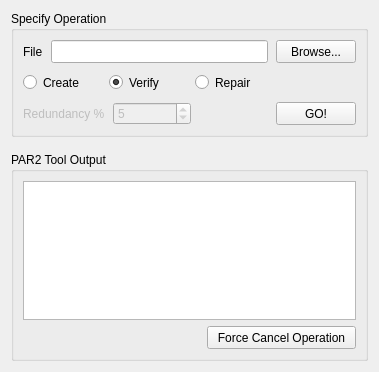
<?xml version="1.0" encoding="UTF-8"?>
<ui version="4.0">
 <class>Par2Window</class>
 <widget class="QWidget" name="Par2Window">
  <property name="geometry">
   <rect>
    <x>0</x>
    <y>0</y>
    <width>379</width>
    <height>372</height>
   </rect>
  </property>
  <property name="windowTitle">
   <string>Form</string>
  </property>
  <layout class="QGridLayout" name="gridLayout_3">
   <property name="verticalSpacing">
    <number>15</number>
   </property>
   <item row="0" column="0">
    <widget class="QGroupBox" name="specifyGB">
     <property name="enabled">
      <bool>true</bool>
     </property>
     <property name="title">
      <string>Specify Operation</string>
     </property>
     <layout class="QGridLayout" name="gridLayout">
      <property name="verticalSpacing">
       <number>8</number>
      </property>
      <item row="0" column="0">
       <layout class="QHBoxLayout" name="horizontalLayout">
        <property name="spacing">
         <number>8</number>
        </property>
        <item>
         <widget class="QLabel" name="label">
          <property name="text">
           <string>File</string>
          </property>
         </widget>
        </item>
        <item>
         <widget class="QLineEdit" name="fileLE">
          <property name="minimumSize">
           <size>
            <width>0</width>
            <height>23</height>
           </size>
          </property>
         </widget>
        </item>
        <item>
         <widget class="QPushButton" name="browseBut">
          <property name="sizePolicy">
           <sizepolicy hsizetype="Preferred" vsizetype="Preferred">
            <horstretch>0</horstretch>
            <verstretch>0</verstretch>
           </sizepolicy>
          </property>
          <property name="minimumSize">
           <size>
            <width>0</width>
            <height>23</height>
           </size>
          </property>
          <property name="text">
           <string>Browse...</string>
          </property>
         </widget>
        </item>
       </layout>
      </item>
      <item row="1" column="0">
       <layout class="QHBoxLayout" name="loWidget111">
        <item>
         <widget class="QRadioButton" name="createRB">
          <property name="sizePolicy">
           <sizepolicy hsizetype="Preferred" vsizetype="Preferred">
            <horstretch>0</horstretch>
            <verstretch>0</verstretch>
           </sizepolicy>
          </property>
          <property name="minimumSize">
           <size>
            <width>0</width>
            <height>23</height>
           </size>
          </property>
          <property name="text">
           <string>Create</string>
          </property>
         </widget>
        </item>
        <item>
         <widget class="QRadioButton" name="verifyRB">
          <property name="sizePolicy">
           <sizepolicy hsizetype="Preferred" vsizetype="Preferred">
            <horstretch>0</horstretch>
            <verstretch>0</verstretch>
           </sizepolicy>
          </property>
          <property name="text">
           <string>Verify</string>
          </property>
          <property name="checked">
           <bool>true</bool>
          </property>
         </widget>
        </item>
        <item>
         <widget class="QRadioButton" name="repairRB">
          <property name="sizePolicy">
           <sizepolicy hsizetype="Preferred" vsizetype="Preferred">
            <horstretch>0</horstretch>
            <verstretch>0</verstretch>
           </sizepolicy>
          </property>
          <property name="text">
           <string>Repair</string>
          </property>
         </widget>
        </item>
        <item>
         <spacer name="horizontalSpacer_2">
          <property name="orientation">
           <enum>Qt::Horizontal</enum>
          </property>
          <property name="sizeType">
           <enum>QSizePolicy::Minimum</enum>
          </property>
          <property name="sizeHint" stdset="0">
           <size>
            <width>75</width>
            <height>23</height>
           </size>
          </property>
         </spacer>
        </item>
       </layout>
      </item>
      <item row="2" column="0">
       <layout class="QVBoxLayout" name="verticalLayout">
        <property name="spacing">
         <number>8</number>
        </property>
        <item>
         <layout class="QHBoxLayout" name="horizontalLayout_2">
          <item>
           <widget class="QLabel" name="redundancyLbl">
            <property name="enabled">
             <bool>false</bool>
            </property>
            <property name="text">
             <string>Redundancy %</string>
            </property>
           </widget>
          </item>
          <item>
           <widget class="QSpinBox" name="redundancySB">
            <property name="enabled">
             <bool>false</bool>
            </property>
            <property name="sizePolicy">
             <sizepolicy hsizetype="Expanding" vsizetype="Fixed">
              <horstretch>0</horstretch>
              <verstretch>0</verstretch>
             </sizepolicy>
            </property>
            <property name="minimumSize">
             <size>
              <width>0</width>
              <height>23</height>
             </size>
            </property>
            <property name="minimum">
             <number>1</number>
            </property>
            <property name="maximum">
             <number>100</number>
            </property>
            <property name="value">
             <number>5</number>
            </property>
           </widget>
          </item>
          <item>
           <spacer name="horizontalSpacer">
            <property name="orientation">
             <enum>Qt::Horizontal</enum>
            </property>
            <property name="sizeHint" stdset="0">
             <size>
              <width>40</width>
              <height>20</height>
             </size>
            </property>
           </spacer>
          </item>
          <item>
           <widget class="QPushButton" name="goBut">
            <property name="sizePolicy">
             <sizepolicy hsizetype="Preferred" vsizetype="Preferred">
              <horstretch>0</horstretch>
              <verstretch>0</verstretch>
             </sizepolicy>
            </property>
            <property name="minimumSize">
             <size>
              <width>0</width>
              <height>23</height>
             </size>
            </property>
            <property name="text">
             <string>GO!</string>
            </property>
            <property name="autoDefault">
             <bool>true</bool>
            </property>
           </widget>
          </item>
         </layout>
        </item>
       </layout>
      </item>
     </layout>
    </widget>
   </item>
   <item row="1" column="0">
    <widget class="QGroupBox" name="outputGB">
     <property name="title">
      <string>PAR2 Tool Output</string>
     </property>
     <layout class="QGridLayout" name="gridLayout_2">
      <item row="0" column="0" colspan="2">
       <widget class="QTextEdit" name="outputTE">
        <property name="focusPolicy">
         <enum>Qt::NoFocus</enum>
        </property>
        <property name="undoRedoEnabled">
         <bool>false</bool>
        </property>
        <property name="lineWrapMode">
         <enum>QTextEdit::NoWrap</enum>
        </property>
        <property name="readOnly">
         <bool>true</bool>
        </property>
        <property name="acceptRichText">
         <bool>false</bool>
        </property>
       </widget>
      </item>
      <item row="1" column="0">
       <spacer name="horizontalSpacer_3">
        <property name="orientation">
         <enum>Qt::Horizontal</enum>
        </property>
        <property name="sizeHint" stdset="0">
         <size>
          <width>199</width>
          <height>20</height>
         </size>
        </property>
       </spacer>
      </item>
      <item row="1" column="1">
       <widget class="QPushButton" name="forceCancelBut">
        <property name="sizePolicy">
         <sizepolicy hsizetype="Preferred" vsizetype="Fixed">
          <horstretch>0</horstretch>
          <verstretch>0</verstretch>
         </sizepolicy>
        </property>
        <property name="minimumSize">
         <size>
          <width>0</width>
          <height>23</height>
         </size>
        </property>
        <property name="text">
         <string>  Force Cancel Operation  </string>
        </property>
       </widget>
      </item>
     </layout>
    </widget>
   </item>
  </layout>
 </widget>
 <tabstops>
  <tabstop>goBut</tabstop>
  <tabstop>fileLE</tabstop>
  <tabstop>browseBut</tabstop>
  <tabstop>createRB</tabstop>
  <tabstop>verifyRB</tabstop>
  <tabstop>repairRB</tabstop>
  <tabstop>redundancySB</tabstop>
  <tabstop>forceCancelBut</tabstop>
 </tabstops>
 <resources/>
 <connections/>
</ui>
